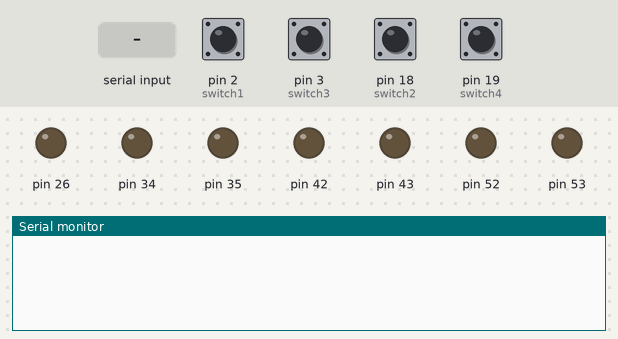
The sketch below on a simulated Arduino Mega 2560, built with avr-gcc and run on an emulated ATmega2560. On the bench: output pins drawn as LEDs (lit = HIGH), the last lines printed to the serial monitor. Inputs (shaded band) come from the test bench; at power-on: pin 2 (switch1), pin 3 (switch3), pin 18 (switch2), pin 19 (switch4) HIGH.

Above: at 1.2 s.
1.3 s: "=\n" received over Serial
At 2.2 s:
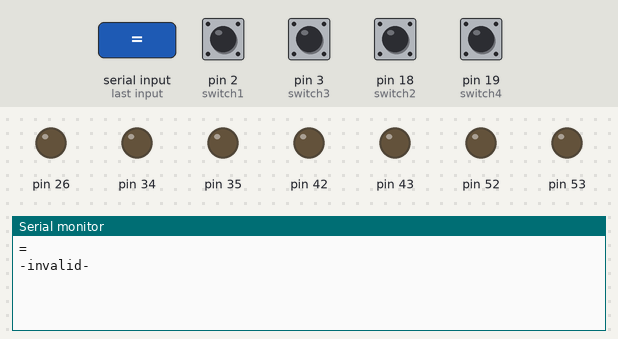
2.8 s: byte 113 ('q') received over Serial
At 3.3 s:
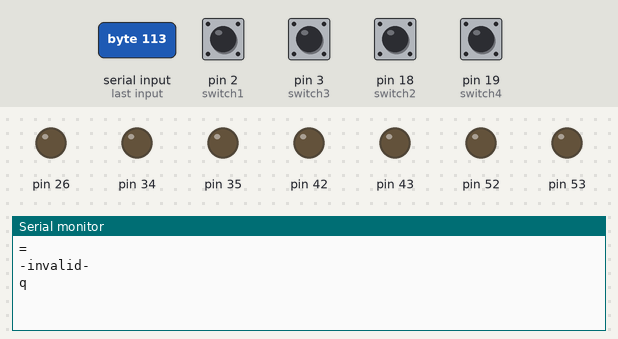
4.3 s: byte 114 ('r') received over Serial
At 5.5 s:
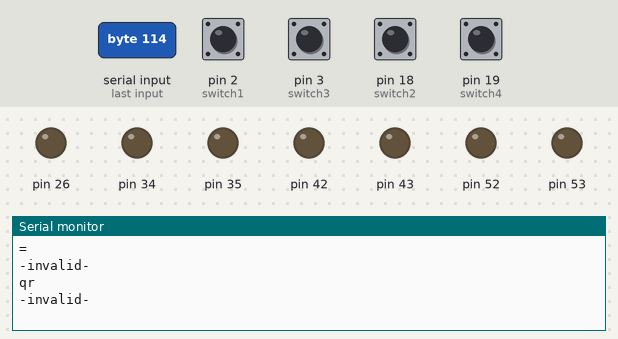
5.8 s: byte 45 ('-') received over Serial
At 6.9 s:
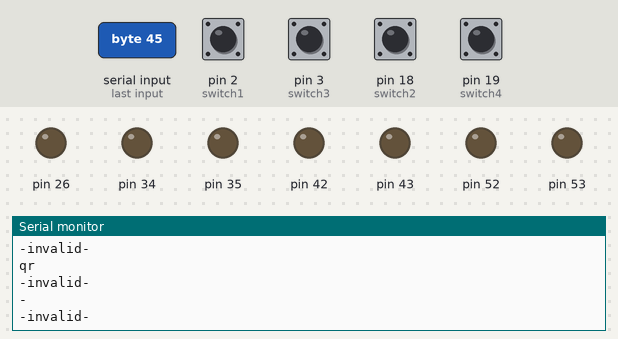
7.3 s: "90,45\n" received over Serial
At 8.5 s:
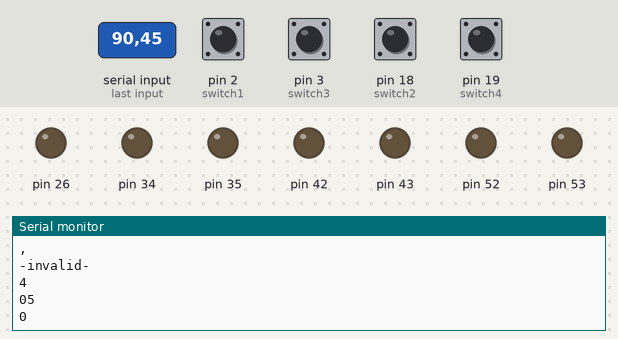
8.8 s: "q,45\n" received over Serial
At 10.3 s:
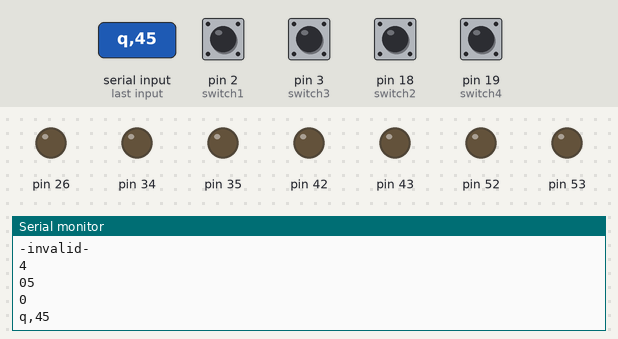
Timing chart, 0 to 11.3 s (numbered marks = the images above; inputs shaded):
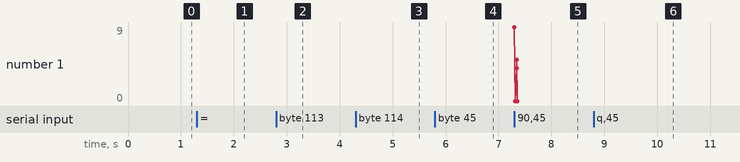

Measured:
- after the input at 1.3 s, the serial monitor: prints a new line at once (image 1)
- after the input at 2.8 s, the serial monitor: prints a new line at once (image 2)
- after the input at 4.3 s, the serial monitor: prints a new line at once (image 3)
- after the input at 5.8 s, the serial monitor: prints a new line at once (image 4)
- after the input at 7.3 s, the serial monitor: prints a new line at once (image 5)
- after the input at 8.8 s, the serial monitor: prints a new line at once (image 6)

The sketch:

SerialCommunication3Tubes.ino
```cpp
// This script allows you to control all the motors based on commands written in the serial monitor
// For instance, write 'q1=1000' in the serial monitor and the first motor will go to 1000 counts
//
// Written by Andrew Razjigaev


#include <AccelStepper.h>

//Global Variables
char recValue;
bool motor = false;
bool read_number = false;
bool process_message = false;
bool read_motor = false;
String inString = "";    // string to hold input
float Value;
int motor_num;
int factor = 1;

// Define a The Prismatic stepper motors
AccelStepper stepper1(AccelStepper::DRIVER, 22, 24);
AccelStepper stepper2(AccelStepper::DRIVER, 30, 32);
AccelStepper stepper3(AccelStepper::DRIVER, 38, 40);

// Define a The Prismatic stepper motors
AccelStepper stepper4(AccelStepper::DRIVER, 48, 50);
AccelStepper stepper5(AccelStepper::DRIVER, 49, 51);
AccelStepper stepper6(AccelStepper::DRIVER, 39, 41);

// Forceps Stepper Motor
AccelStepper stepper7(AccelStepper::DRIVER, 31, 33);

// Define the pin values for the switches, they are interrupt enabled according to this:
// https://www.arduino.cc/reference/en/language/functions/external-interrupts/attachinterrupt/
const byte switch1 = 2;
const byte switch2 = 18;
const byte switch3 = 3;
const byte switch4 = 19;

// Initially set the target to be the current start point
double target1 = 0;
double target2 = 0;
double target3 = 0;
double target4 = 0;
double target5 = 0;
double target6 = 0;
double target7 = 0;

void setup()
{
  //Make start position as 0 by default
  stepper1.setCurrentPosition(0);
  stepper2.setCurrentPosition(0);
  stepper3.setCurrentPosition(0);
  stepper4.setCurrentPosition(0);
  stepper5.setCurrentPosition(0);
  stepper6.setCurrentPosition(0);
  stepper7.setCurrentPosition(0);

  Serial.begin(9600);

  //Switch interrupt initialisation
  pinMode(switch1, INPUT_PULLUP);
  attachInterrupt(digitalPinToInterrupt(switch1), collision_interrupt1, FALLING);
  pinMode(switch2, INPUT_PULLUP);
  attachInterrupt(digitalPinToInterrupt(switch2), collision_interrupt2, FALLING);
  pinMode(switch3, INPUT_PULLUP);
  attachInterrupt(digitalPinToInterrupt(switch3), collision_interrupt3, FALLING);
  pinMode(switch4, INPUT_PULLUP);
  attachInterrupt(digitalPinToInterrupt(switch4), collision_interrupt4, FALLING);

  //StepperMotor
  stepper1.setMaxSpeed(1000.0);
  stepper1.setAcceleration(300.0);
  pinMode(26, OUTPUT);

  //StepperMotor
  stepper2.setMaxSpeed(1000.0);
  stepper2.setAcceleration(300.0);
  pinMode(34, OUTPUT);

  //StepperMotor
  stepper3.setMaxSpeed(1000.0);
  stepper3.setAcceleration(300.0);
  pinMode(42, OUTPUT);

  //StepperMotor
  stepper4.setMaxSpeed(1000.0);
  stepper4.setAcceleration(300.0);
  pinMode(52, OUTPUT);

  //StepperMotor
  stepper5.setMaxSpeed(1000.0);
  stepper5.setAcceleration(300.0);
  pinMode(53, OUTPUT);

  //StepperMotor
  stepper6.setMaxSpeed(1000.0);
  stepper6.setAcceleration(300.0);
  pinMode(43, OUTPUT);

  //Forceps
  stepper7.setMaxSpeed(1000.0);
  stepper7.setAcceleration(300.0);
  pinMode(35, OUTPUT);
}

void loop()
{
  //Collect message VIA Srial Communication
  if (Serial.available() > 0) {
    recValue = Serial.read();
    Serial.print(recValue);

    if (recValue == 'q') {
      //Serial.print("-Turn on Motor-");
      motor = true;
    }
    else if (recValue == '\n') { //newline end command reset variables/states
      //Serial.print("-Value:");
      Value = factor * inString.toFloat();
      //Serial.println(Value);
      read_number = false;
      inString = "";
      factor = 1;
      if(read_motor == true){
        process_message = false; //next phase motor
        read_motor = false;
      }
      else{
        process_message = true; //next phase motor
      }

    }
    else if (recValue == '=') {
      read_number = true;
    }
    else if (recValue == 'r') {
      read_motor = true;
    }
    else if (recValue == '-') {
      factor = -1;
    }


    //motor number from 1 to 7
    if ((motor == true) && (recValue <= 55) && (recValue >= 49)) {
      switch (recValue) {
        case '1':
          motor_num = 1;
          break;
        case '2':
          motor_num = 2;
          break;
        case '3':
          motor_num = 3;
          break;
        case '4':
          motor_num = 4;
          break;
        case '5':
          motor_num = 5;
          break;
        case '6':
          motor_num = 6;
          break;
        case '7':
          motor_num = 7;
          break;
        default:
          Serial.print("-invalid-"); motor_num = 0;
      }
      motor = false;
    }

    if (read_number == true) {
      //read the rest of the numbers
      //Serial.print("-reading-");
      if (isDigit(recValue)) {
        // convert the incoming byte to a char and add it to the string:
        inString += (char)recValue;
      }
    }

      //Now Do what the message commanded: Read
      if (read_motor == true) {
        Serial.println();
        switch (motor_num) {
          case 1:
            Serial.print(-stepper1.currentPosition());
            break;
          case 2:
            Serial.print(-stepper2.currentPosition());
            break;
          case 3:
            Serial.print(-stepper3.currentPosition());
            break;
          case 4:
            Serial.print(stepper4.currentPosition());
            break;
          case 5:
            Serial.print(stepper5.currentPosition());
            break;
          case 6:
            Serial.print(stepper6.currentPosition());
            break;
          case 7:
             Serial.print(stepper7.currentPosition());
            break;
          default:
            Serial.println("-invalid-");
        }
      }
  }

  //Now Do what the message commanded: Move
  if (process_message == true) {
    process_message = false;

    switch (motor_num) {
      case 1:
        target1 = -Value;
        break;
      case 2:
        target2 = -Value;
        break;
      case 3:
        target3 = -Value;
        break;
      case 4:
        target4 = Value;
        break;
      case 5:
        target5 = Value;
        break;
      case 6:
        target6 = Value;
        break;
      case 7:
        target7 = Value;
        break;
      default:
        Serial.println("-invalid-");
    }
  }


  //MOVE STEPPER MOTORS
  stepper1.moveTo(target1);
  stepper2.moveTo(target2);
  stepper3.moveTo(target3);
  stepper4.moveTo(target4);
  stepper5.moveTo(target5);
  stepper6.moveTo(target6);
  stepper7.moveTo(target7);
  stepper1.run();
  stepper2.run();
  stepper3.run();
  stepper4.run();
  stepper5.run();
  stepper6.run();
  stepper7.run();
}

//**********INTERRUPTS***********//

//Interrupt 1 Stop tube 1 at the base of the robot:

void collision_interrupt1()
{

  //Count time of the interrupt to deal with switch bouncing
  static unsigned long last_interrupt_time = 0;
  unsigned long interrupt_time = millis();

  // If interrupts come faster than 200ms, assume it's a bounce and ignore
  if (interrupt_time - last_interrupt_time > 200)
  {
    //Tube 1:
    // If the target is in the backward direction, then ignore it as you are going away from front limit
    if (stepper1.distanceToGo() > 0) {

    }
    else {
      //if the target is in the forward direction it must be changed to stop going too far forward
      stepper1.stop();
      target1 = stepper1.currentPosition();
    }
  }
  //Remember the time of the interrupt for debouncing
  last_interrupt_time = interrupt_time;
}


//Interrupt 2 stop tube 1 from going backwards, stop tube 2 from going forwards.

void collision_interrupt2()
{

  //Count time of the interrupt to deal with switch bouncing
  static unsigned long last_interrupt_time = 0;
  unsigned long interrupt_time = millis();

  // If interrupts come faster than 200ms, assume it's a bounce and ignore
  if (interrupt_time - last_interrupt_time > 200)
  {
    //Tube 1:
    // If the target is in the forward direction, then ignore it as you are going away from back limit
    if (stepper1.distanceToGo() < 0 ) {

    }
    else {
      //if the target is in the backward direction it must be changed to stop going too far back
      stepper1.stop();
      target1 = stepper1.currentPosition();
    }

    //Tube 2:
    // If the target is in the backward direction, then ignore it as you are going away from front limit
    if (stepper2.distanceToGo() > 0) {

    }
    else {
      //if the target is in the forward direction it must be changed to stop going too far forward
      stepper2.stop();
      target2 = stepper2.currentPosition();
    }


  }
  //Remember the time of the interrupt for debouncing
  last_interrupt_time = interrupt_time;
}


//Interrupt 3 stop tube 2 from going backwards, stop tube 3 from going forwards.

void collision_interrupt3()
{

  //Count time of the interrupt to deal with switch bouncing
  static unsigned long last_interrupt_time = 0;
  unsigned long interrupt_time = millis();

  // If interrupts come faster than 200ms, assume it's a bounce and ignore
  if (interrupt_time - last_interrupt_time > 200)
  {
    //Tube 2:
    // If the target is in the forward direction, then ignore it as you are going away from back limit
    if (stepper2.distanceToGo() < 0 ) {

    }
    else {
      //if the target is in the backward direction it must be changed to stop going too far back
      stepper2.stop();
      target2 = stepper2.currentPosition();
    }

    //Tube 3:
    // If the target is in the backward direction, then ignore it as you are going away from front limit
    if (stepper3.distanceToGo() > 0) {

    }
    else {
      //if the target is in the forward direction it must be changed to stop going too far forward
      stepper3.stop();
      target3 = stepper3.currentPosition();
    }


  }
  //Remember the time of the interrupt for debouncing
  last_interrupt_time = interrupt_time;
}


//Interrupt 4 stop tube 3 from going backwards from the back of the robot


void collision_interrupt4()
{
  //Count time of the interrupt to deal with switch bouncing
  static unsigned long last_interrupt_time = 0;
  unsigned long interrupt_time = millis();

  // If interrupts come faster than 200ms, assume it's a bounce and ignore
  if (interrupt_time - last_interrupt_time > 200)
  {
    //Tube 3:
    // If the target is in the forward direction, then ignore it as you are going away from back limit
    if (stepper3.distanceToGo() < 0 ) {

    }
    else {
      //if the target is in the backward direction it must be changed to stop going too far back
      stepper3.stop();
      target3 = stepper3.currentPosition();
    }

  }
  //Remember the time of the interrupt for debouncing
  last_interrupt_time = interrupt_time;
}
```
